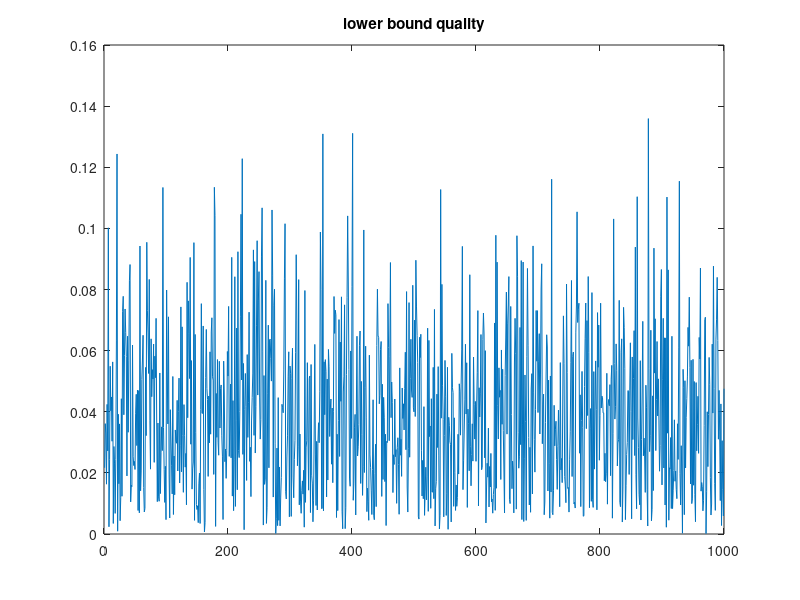
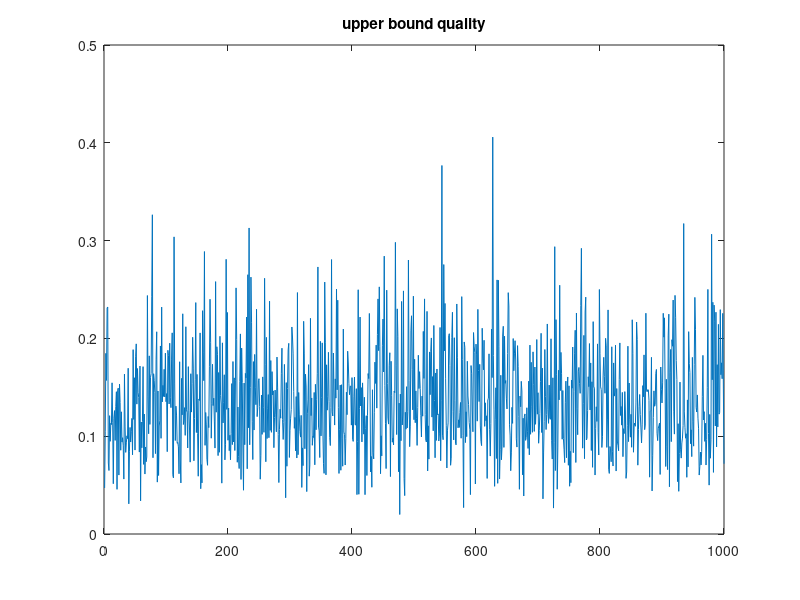

The MATLAB script that drew these images, in order:
clear all
close all
clc

%% lower bound
n = 5;
for i=1:1000
    a = 1+10*rand(n,1);
    value = log(sum(a));
    lowerBound = sum(log(a)) / n + log(n);
    relErr(i) = (value - lowerBound) / value;
end
figure
plot(relErr) % around 10% and gets smaller for larger n
title('lower bound quality')

%% upper bound from https://math.stackexchange.com/questions/576774/unlike-jensens-inequality-can-we-upper-bound-log-sum-iu-i-expx-i
for i=1:1000
    a = 1+10*rand(n,1); 
    mi = 1;
    ma = 1+10;
    value = log(sum(a))
    upperBound = log(n) + log(max(a));
    % sum(log(a)) + log(mi) + log(ma) - log((mi+ma)/2) % f(min) + f(max) - f((min+max)/2)
    relErr(i) = (upperBound - value) / value;
end
figure
plot(relErr) % around 10% and gets smaller for larger n
title('upper bound quality')




